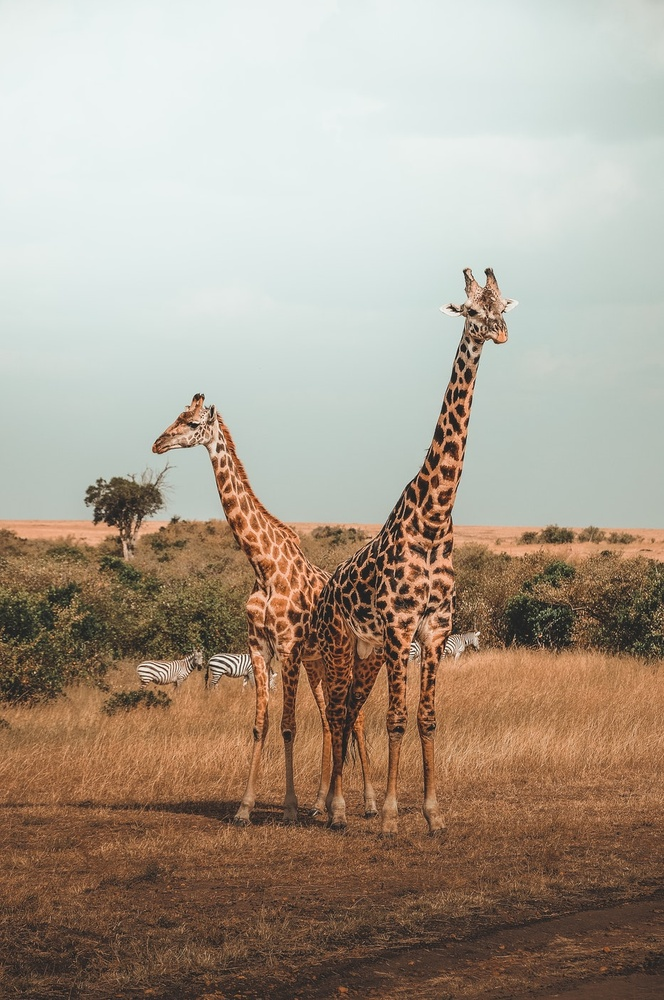
#> input picture resources/DATA/giraffes.jpg, 664 x 1000 px, shrunk from 933 x 1405 before the run
$ jupyter execute 07-Image-Processing-Assessment.ipynb   (shell and % lines are left out)   (older library calls are emulated)
#> lines starting #> are read from the running program, lines starting #| are printed output that depends on the picture
<a href="https://www.pieriandata.com"></a>
*Copyright Pierian Data Inc.*

# Image Processing Assessment

Complete the tasks in bold below! Feel free to treat this as a code along by skipping this assessment lecture and moving straight to the solutions lecture!

**Some Useful Code is already here for you in the cells below:**

[cell 1]
import cv2
import matplotlib.pyplot as plt
import numpy as np

[cell 2]
def display_img(img,cmap=None):
    fig = plt.figure(figsize=(12,10))
    ax = fig.add_subplot(111)
    ax.imshow(img,cmap)

**TASK: Open and display the giaraffes.jpg image that is located in the DATA folder.**

[cell 3]
giraffes = cv2.imread("../../resources/DATA/giraffes.jpg")
#> giraffes is the input picture: shape (1000, 664, 3); mean B, G, R 141.5, 156.7, 170
show_giraffes = cv2.cvtColor(giraffes, cv2.COLOR_BGR2RGB)
giraffes.shape
#> Out = (1000, 664, 3)

[cell 4]
display_img(show_giraffes)

**TASK:Apply a binary threshold onto the image.**

[cell 5]
rect, binary_thresh = cv2.threshold(show_giraffes, 127, 255, cv2.THRESH_BINARY)
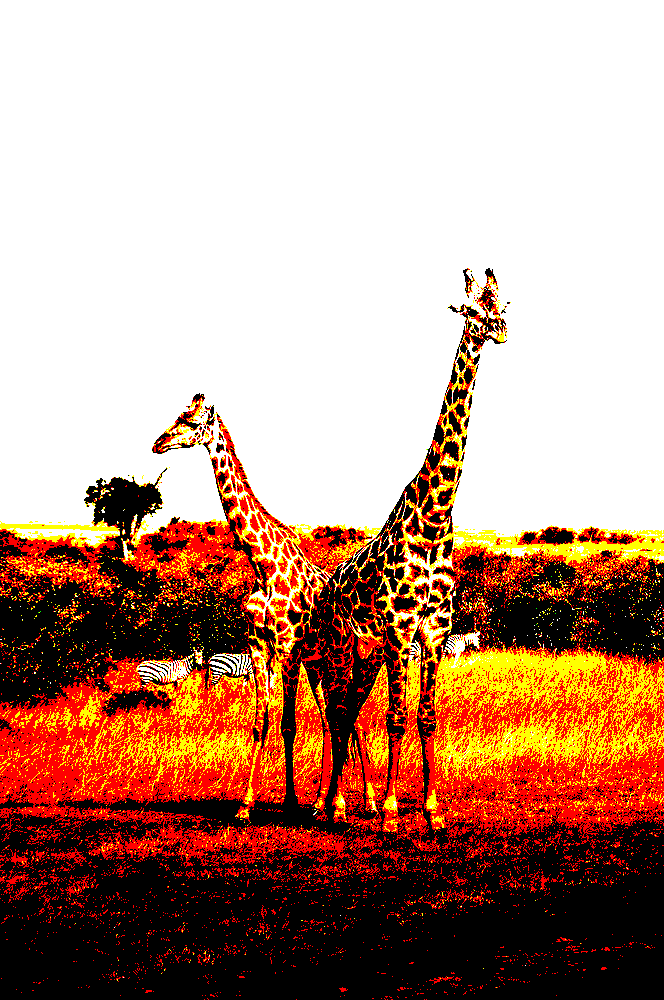
#> binary_thresh: shape (1000, 664, 3); mean R, G, B 187.3, 150, 131.7
rect

[cell 6]
display_img(binary_thresh)

**TASK: Open the giaraffes.jpg file from the DATA folder and convert its colorspace to  HSV and display the image.**

[cell 7]
hsv_giraffes = cv2.imread("../../resources/DATA/giraffes.jpg")
hsv_giraffes = cv2.cvtColor(hsv_giraffes, cv2.COLOR_BGR2HSV)
#> hsv_giraffes: shape (1000, 664, 3); mean H, S, V 45.8, 68.1, 174.8

[cell 8]
display_img(hsv_giraffes)

**TASK: Create a low pass filter with a 4 by 4 Kernel filled with values of 1/10 (0.01) and then use 2-D Convolution to blur the giraffer image (displayed in normal RGB)**

[cell 9]
kernel = np.ones(shape=(4, 4), dtype=np.float32) / 10
kernel

[cell 10]
dst = cv2.filter2D(show_giraffes, -1, kernel)
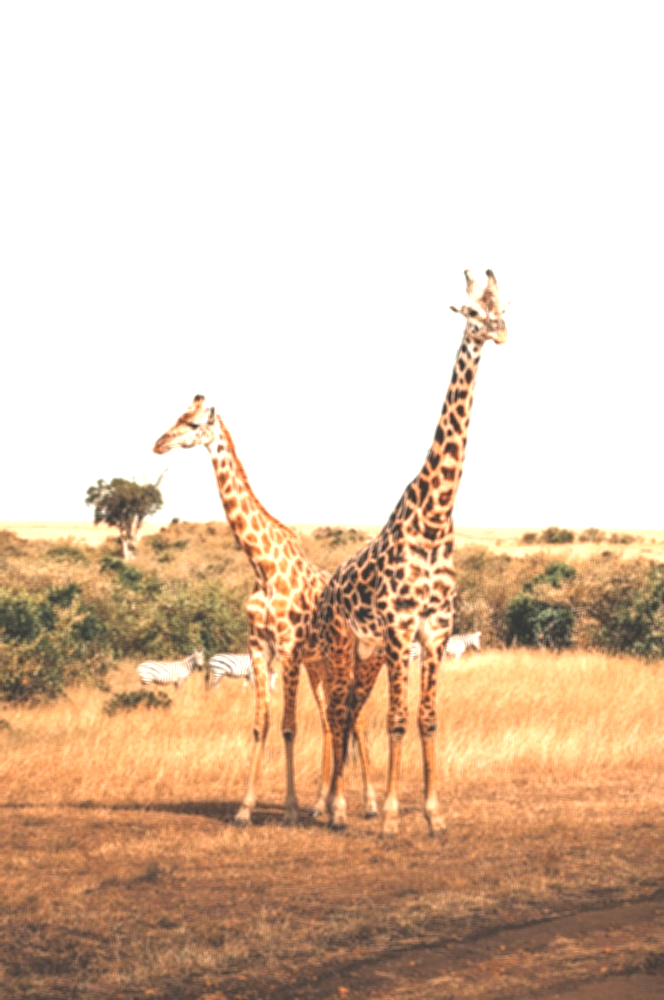
#> dst: shape (1000, 664, 3); mean R, G, B 223.8, 200.3, 179.2

plt.subplot(1, 2, 1)
plt.imshow(show_giraffes)
plt.title("Original")

plt.subplot(1, 2, 2)
plt.imshow(dst)
plt.title("Blur")
plt.show()
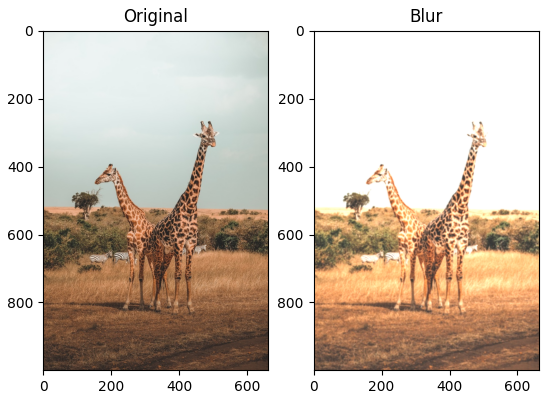
#> figure drawn by matplotlib, 2 panels

**TASK: Create a Horizontal Sobel Filter (sobelx from our lecture) with a kernel size of 5 to the grayscale version of the giaraffes image and then display the resulting gradient filtered version of the image.**

[cell 11]
show_giraffes_gray = cv2.cvtColor(show_giraffes, cv2.COLOR_RGB2GRAY)
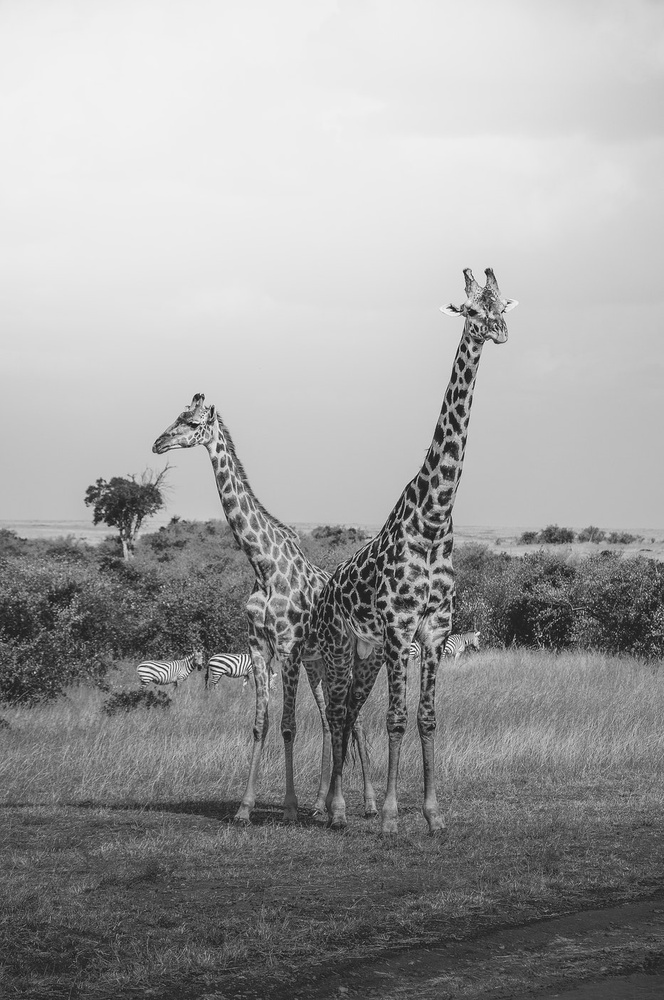
#> show_giraffes_gray: shape (1000, 664); min 6, max 252, mean 158.9
giraffes_sobelX = cv2.Sobel(show_giraffes_gray, cv2.CV_64F, 1, 0, ksize=5)
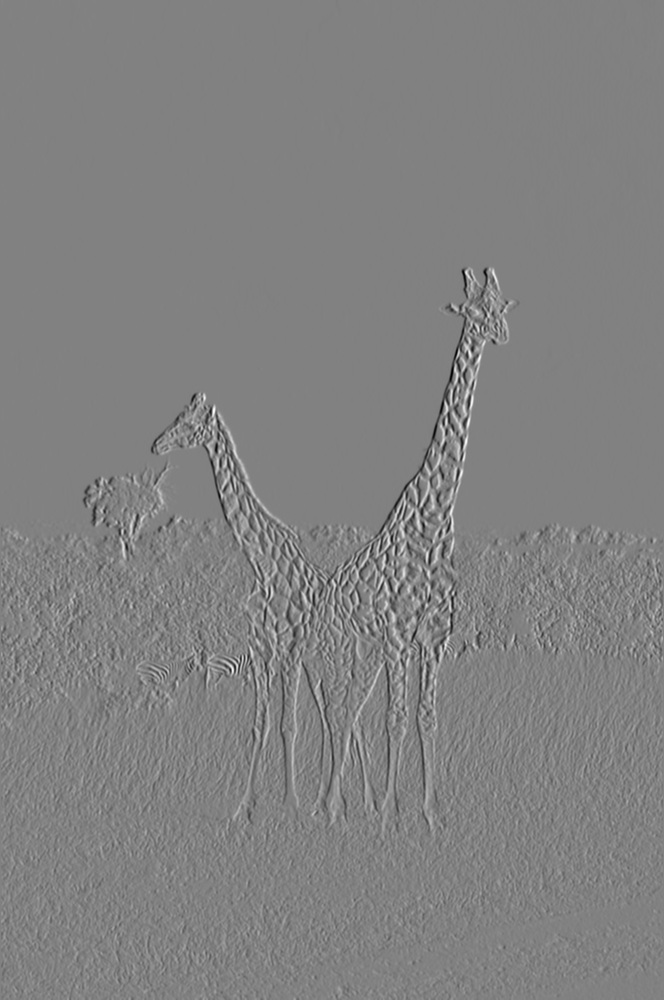
#> giraffes_sobelX: shape (1000, 664) float64; min -8199, max 7954, mean -1.6; drawn with min black and max white
show_giraffes_gray.shape, giraffes_sobelX.shape
#> Out = ((1000, 664), (1000, 664))

[cell 12]
display_img(giraffes_sobelX, cmap='gray')

**TASK: Plot the color histograms for the RED, BLUE, and GREEN channel of the giaraffe image. Pay careful attention to the ordering of the channels.**

[cell 13]
# BGR
plt.figure(figsize=(10, 6))
for idx, channel in enumerate(['b', 'g', 'r']):
    giraffes_histogram = cv2.calcHist([giraffes], channels=[idx], mask=None, histSize=[256], ranges=[0, 256])
    plt.plot(giraffes_histogram, color=channel, label=channel)
plt.grid()
plt.show()
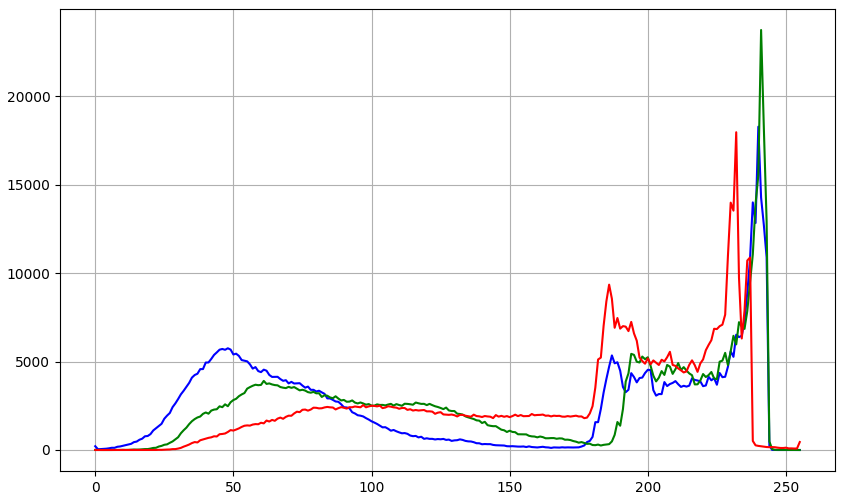
#> figure drawn by matplotlib, 1 panel; curve peaks at x = 240, y = 18275; curve peaks at x = 241, y = 23741; curve peaks at x = 232, y = 17962

$ run again, with resources/DATA/Nadia_Murad.jpg copied over resources/DATA/giraffes.jpg
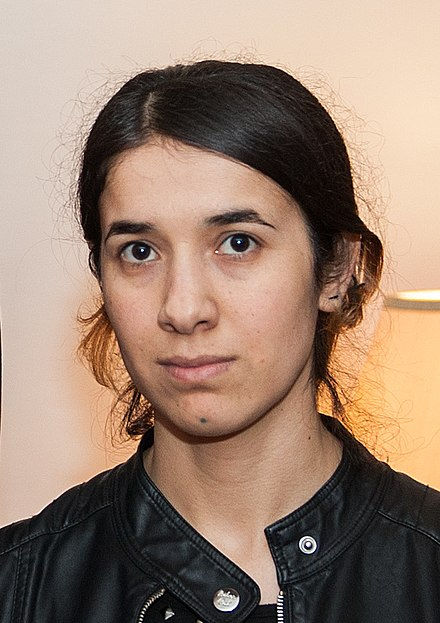
#> input picture resources/DATA/Nadia_Murad.jpg, 440 x 623 px
#> giraffes is the input picture: shape (623, 440, 3); mean B, G, R 112.7, 129.2, 153.8
#> hsv_giraffes: shape (623, 440, 3); mean H, S, V 29, 73.3, 154.7
#> `giraffes_sobelX = cv2.Sobel(show_giraffes_gray, cv2.CV_64F, 1, 0, ksiz..`:
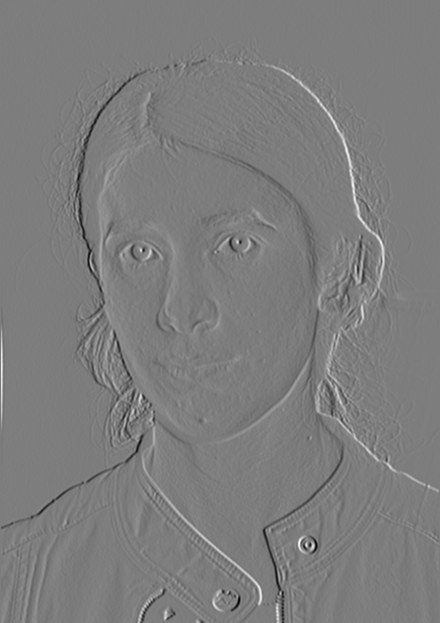
#> giraffes_sobelX: shape (623, 440) float64; min -10506, max 10889, mean 4.3; drawn with min black and max white
#> `plt.show()`:
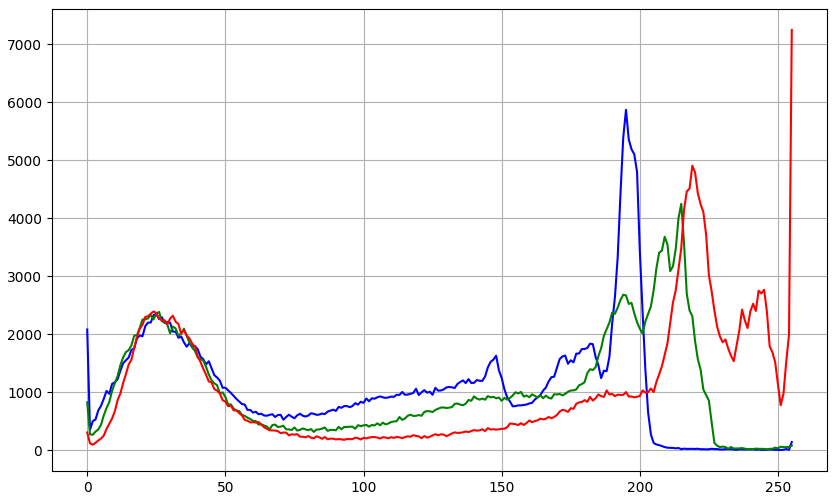
#> figure drawn by matplotlib, 1 panel; curve peaks at x = 195, y = 5871; curve peaks at x = 215, y = 4251; curve peaks at x = 255, y = 7247
